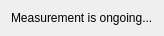
<?xml version="1.0" encoding="UTF-8"?>
<ui version="4.0">
 <class>WProceed</class>
 <widget class="QWidget" name="WProceed">
  <property name="geometry">
   <rect>
    <x>0</x>
    <y>0</y>
    <width>159</width>
    <height>34</height>
   </rect>
  </property>
  <property name="windowTitle">
   <string>Proceeding...</string>
  </property>
  <layout class="QGridLayout" name="gridLayout">
   <item row="0" column="0">
    <widget class="QLabel" name="label">
     <property name="text">
      <string>Measurement is ongoing...</string>
     </property>
    </widget>
   </item>
  </layout>
 </widget>
 <layoutdefault spacing="6" margin="11"/>
 <resources/>
 <connections/>
</ui>
